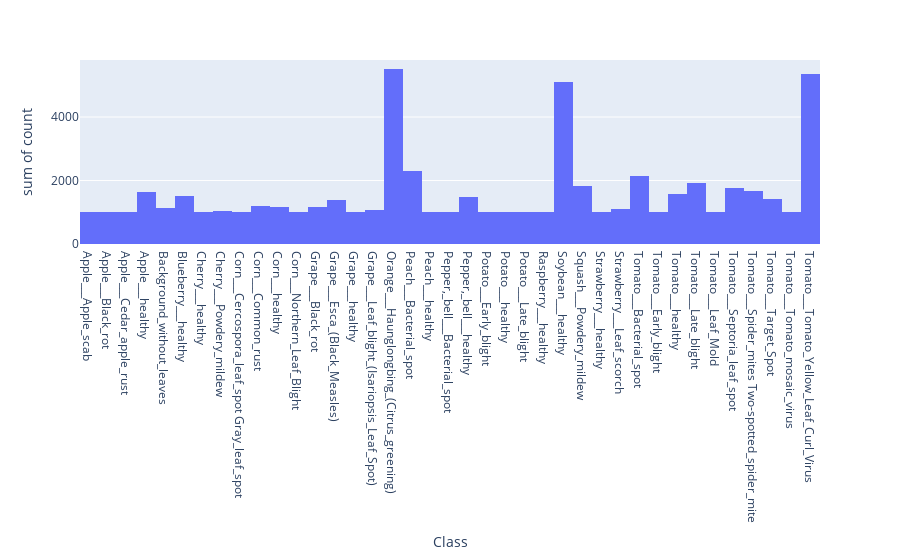

Notebook code cell kept with this figure:
### Code cell
fig = px.histogram(pdf, x='Class', y='count')
fig.update_layout(bargap=0.0)
fig.show()

### Figure 1 — Plotly figure (JSON) as saved in the notebook; plotly's stock layout.template omitted (floating-point values rounded to 4 significant figures)
{"data": [{"alignmentgroup": "True", "bingroup": "x", "histfunc": "sum", "hovertemplate": "Class=%{x}<br>sum of count=%{y}<extra></extra>", "legendgroup": "", "marker": {"color": "#636efa", "pattern": {"shape": ""}}, "name": "", "offsetgroup": "", "orientation": "v", "showlegend": false, "type": "histogram", "x": ["Apple___Apple_scab", "Apple___Black_rot", "Apple___Cedar_apple_rust", "Apple___healthy", "Background_without_leaves", "Blueberry___healthy", "Cherry___healthy", "Cherry___Powdery_mildew", "Corn___Cercospora_leaf_spot Gray_leaf_spot", "Corn___Common_rust", "Corn___healthy", "Corn___Northern_Leaf_Blight", "Grape___Black_rot", "Grape___Esca_(Black_Measles)", "Grape___healthy", "Grape___Leaf_blight_(Isariopsis_Leaf_Spot)", "Orange___Haunglongbing_(Citrus_greening)", "Peach___Bacterial_spot", "Peach___healthy", "Pepper,_bell___Bacterial_spot", "Pepper,_bell___healthy", "Potato___Early_blight", "Potato___healthy", "Potato___Late_blight", "Raspberry___healthy", "Soybean___healthy", "Squash___Powdery_mildew", "Strawberry___healthy", "Strawberry___Leaf_scorch", "Tomato___Bacterial_spot", "Tomato___Early_blight", "Tomato___healthy", "Tomato___Late_blight", "Tomato___Leaf_Mold", "Tomato___Septoria_leaf_spot", "Tomato___Spider_mites Two-spotted_spider_mite", "Tomato___Target_Spot", "Tomato___Tomato_mosaic_virus", "Tomato___Tomato_Yellow_Leaf_Curl_Virus"], "xaxis": "x", "y": [1000, 1000, 1000, 1645, 1143, 1502, 1000, 1052, 1000, 1192, 1162, 1000, 1180, 1383, 1000, 1076, 5507, 2297, 1000, 1000, 1478, 1000, 1000, 1000, 1000, 5090, 1835, 1000, 1109, 2127, 1000, 1591, 1909, 1000, 1771, 1676, 1404, 1000, 5357], "yaxis": "y"}], "layout": {"bargap": 0, "barmode": "relative", "legend": {"tracegroupgap": 0}, "margin": {"t": 60}, "xaxis": {"anchor": "y", "domain": [0, 1], "title": {"text": "Class"}}, "yaxis": {"anchor": "x", "domain": [0, 1], "title": {"text": "sum of count"}}}}
